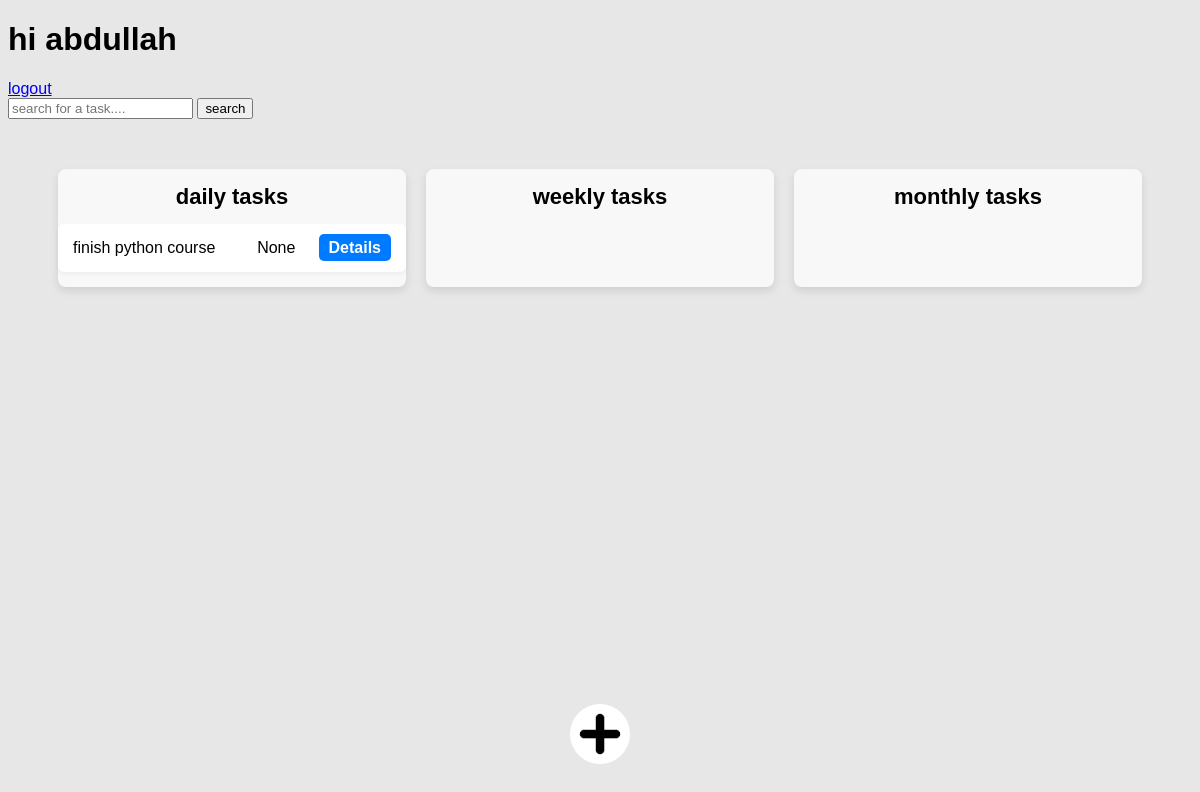
Page / (signed in) on the earlier database version.
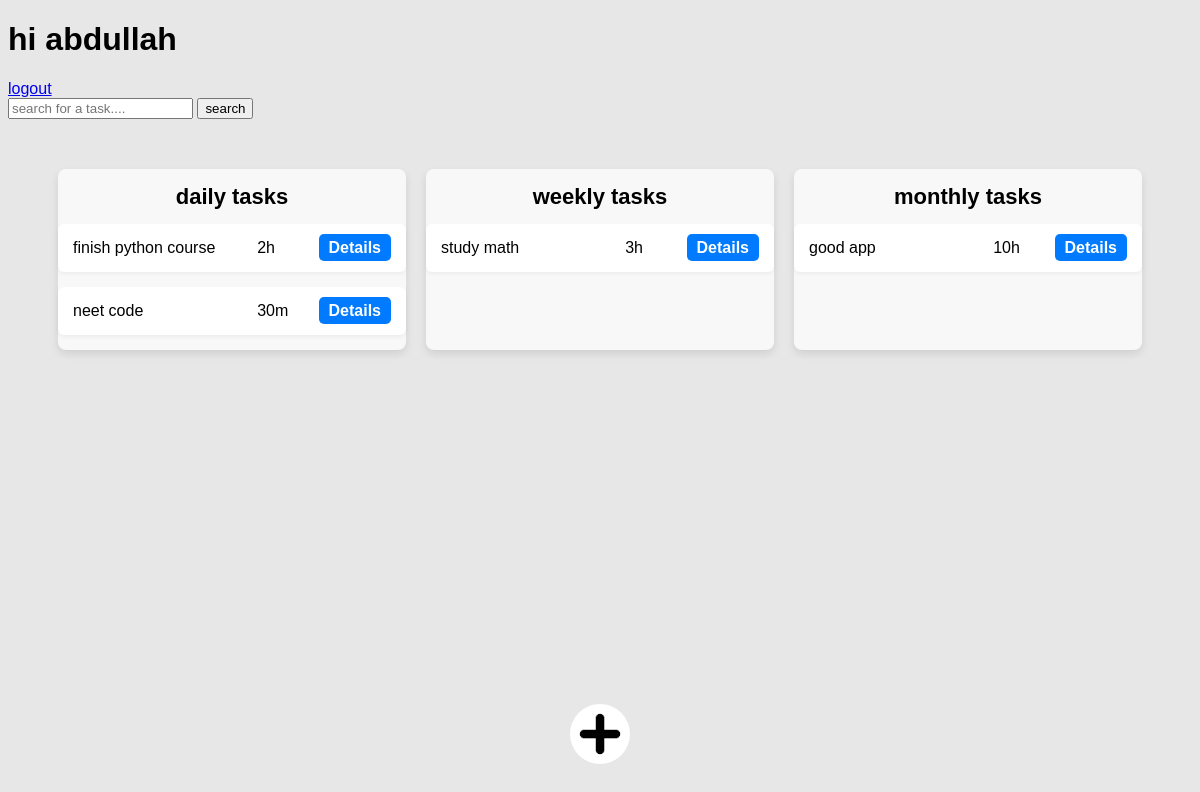
Same page on the later database version.
### taskapp/models.py (models this page shows)
class DayTask(models.Model):
    user = models.ForeignKey(User, on_delete=models.CASCADE, related_name='day_tasks')
    title = models.CharField(max_length=200)
    date_created = models.DateTimeField(default=timezone.now)
    description = models.TextField(blank=True, null=True)
    estimated_time = models.CharField(max_length=5, blank=True, null=True)  # New field for estimated time
    is_finished = models.BooleanField(default=False)
    def __str__(self):
        return self.title

class WeeklyTask(models.Model):
    user = models.ForeignKey(User, on_delete=models.CASCADE, related_name='weekly_tasks')
    title = models.CharField(max_length=200)
    date_created = models.DateTimeField(default=timezone.now)
    description = models.TextField(blank=True, null=True)
    is_finished = models.BooleanField(default=False)
    estimated_time = models.CharField(max_length=5, blank=True, null=True)  # New field for estimated time
    day_of_week = models.CharField(max_length=9, choices=DAYS_OF_WEEK ,default='0')  # New field for day of the week
    def __str__(self):
        return self.title

class MonthlyTask(models.Model):
    user = models.ForeignKey(User, on_delete=models.CASCADE, related_name='monthly_tasks')
    title = models.CharField(max_length=200)
    date_created = models.DateTimeField(default=timezone.now)
    description = models.TextField(blank=True, null=True)
    is_finished = models.BooleanField(default=False)
    estimated_time = models.CharField(max_length=5, blank=True, null=True)  # New field for estimated time
    day_of_month = models.IntegerField(default=1)
    def __str__(self):
        return self.title

### taskapp/views.py (the view)
# urls.py: path('', views.index, name='index'), # Include your app's URLs
@login_required(login_url='login_form')
def index(request):
    daytask = request.user.day_tasks.all()
    weeklytask = request.user.weekly_tasks.all()
    monthlytask = request.user.monthly_tasks.all()
    return render(request, 'taskapp/index.html', {
        'daytask': daytask,
        'weeklytask': weeklytask,
        'monthlytask': monthlytask})

### taskapp/templates/taskapp/index.html (shortened to what this page needs)
{% include "base.html" %}
{% load static %}
{% block header %}
    <link rel="stylesheet"href="{% static 'taskapp/css/style.css' %}"/>
{% endblock header %}
{% block content %}
    <div class='addbutton' >
        <img class='addimg' src="{% static 'taskapp/images/add.jpg' %}" alt="">
    </div>
    <h1>hi {{user}}</h1>
    <a href="{% url 'logout_page'  %}">logout</a>
    <div>
        <input type="text" placeholder='search for a task....'>
        <button type="submit">search</button>
    </div>
    <div class="grid">
        <div class="grid-item">
            <h1 class='tasksHeaders'>daily tasks</h1>
            {% for task in daytask %}
            <div class="{{task.id}} daytask item {% if task.is_finished %}strikethrough{% endif %}">
                <div class="flex-large">
                    {{ task }}
                </div>
                <div class="flex-small">
                    {{ task.estimated_time }}
                </div>
                <div class="flex-end">
                    <a href="" class="details-button">Details</a>
                </div>
            </div>
            {% endfor %}
        </div>
        <div class="grid-item">
            <h1 class='tasksHeaders'>weekly tasks</h1>
            {% for task in weeklytask %}
            <div class="{{task.id}} weeklytask item {% if task.is_finished %}strikethrough{% endif %}">
                <div class="flex-large">
                    {{ task }}
                </div>
                <div class="flex-small">
                    {{ task.estimated_time }}
                </div>
                <div class="flex-end">
                    <a href="" class="details-button">Details</a>
                </div>
            </div>
            {% endfor %}
        </div>
        <div class="grid-item">
            <h1 class='tasksHeaders'>monthly tasks</h1>
            {% for task in monthlytask %}
            <div class="{{task.id}} monthlytask item {% if task.is_finished %}strikethrough{% endif %}">
                <div class="flex-large">
                    {{ task }}
                </div>
                <div class="flex-small">
                    {{ task.estimated_time }}
                </div>
                <div class="flex-end">
                    <a href="" class="details-button">Details</a>
                </div>
            </div>
            {% endfor %}
        </div>
    </div>
{% endblock content %}

### templates/base.html (shortened to what this page needs)
{% load static %}
<!DOCTYPE html>
<html lang="en">
<head>
    <link href="{% static 'css/base.css' %}" rel="stylesheet">
</head>
<body>
</body>
</html>

### static/css/base.css (style rules this page uses)
body { background-color: rgb(231, 231, 231); font-family: Arial, sans-serif; }

### taskapp/static/taskapp/css/style.css (style rules this page uses)
body { position: relative; }
.grid { display: grid; grid-template-columns: repeat(3, 1fr); gap: 20px; margin: 50px; text-align: left; }
.grid-item { background-color: #f8f8f8; border-radius: 8px; box-shadow: 0 4px 8px rgba(0, 0, 0, 0.1); }
.flex-large { flex: 3; }
.flex-small { flex: 1; }
.item { display: flex; background-color: #ffffff; margin-bottom: 15px; padding: 15px; border-radius: 6px; box-shadow: 0 2px 4px rgba(0, 0, 0, 0.05); transition: background-color 0.3s; }
.addbutton { cursor: pointer; position:fixed; bottom: 0; left: 50%; transform: translate(-50%, -50%); }
.addimg { width: 60px; height: 60px; border-radius: 100%; }
.tasksHeaders { text-align: center; font-size: 22px; }
.details-button { padding: 5px 10px; background-color: #007bff; color: #ffffff; text-align: center; text-decoration: none; font-weight: bold; border-radius: 5px; transition: background-color 0.3s; }

Differences in the rows shown:
changed DayTask "finish python course": estimated_time "None" → "2h"
added DayTask: title "neet code", estimated_time "30m"
added WeeklyTask: title "study math", estimated_time "3h"
added MonthlyTask: title "good app", estimated_time "10h"
